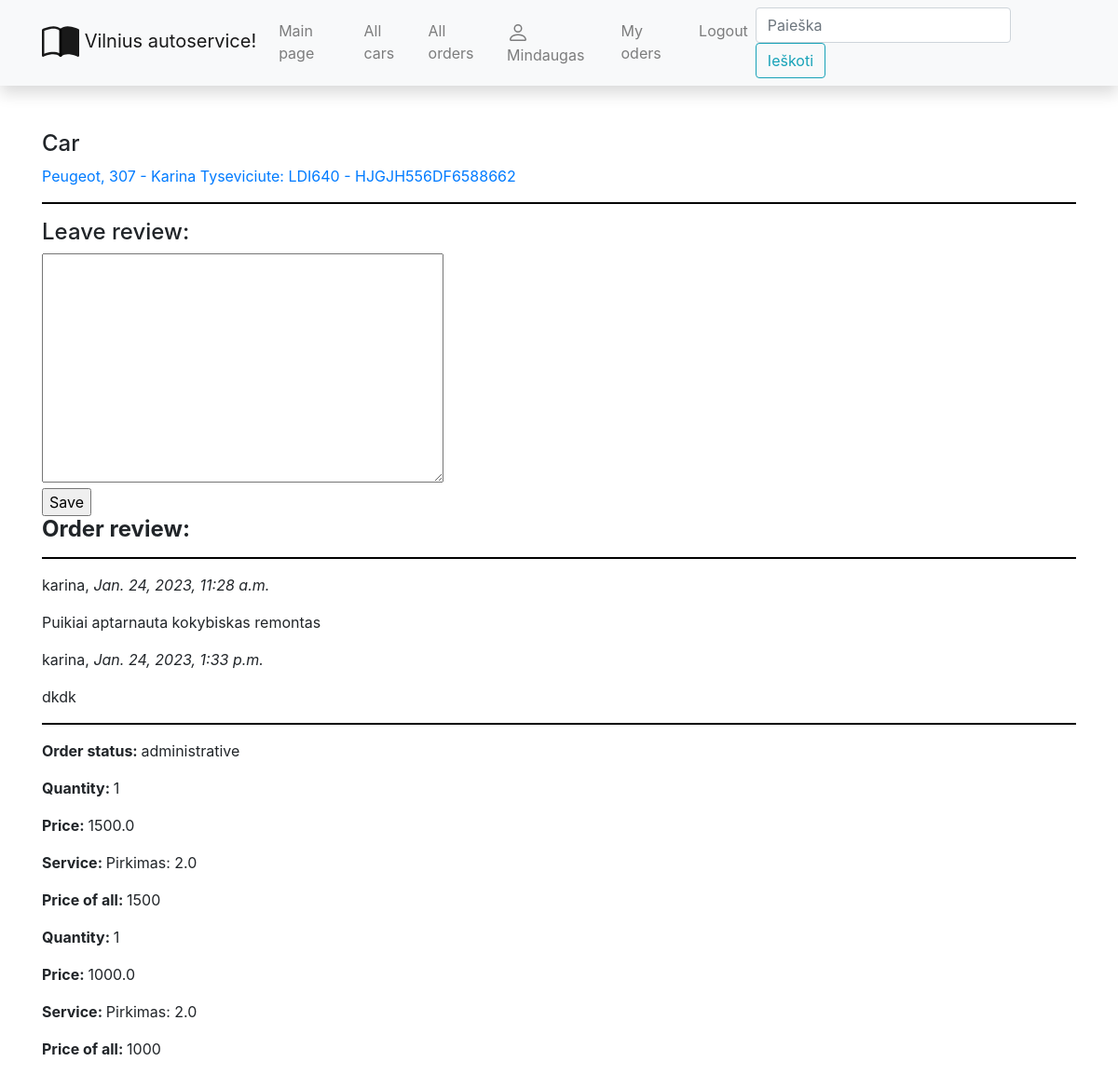
The page /autoservisas/orders/1 (signed in) on the database its author committed.
### autoservisas/models.py (models this page shows, shortened)
class Order(models.Model):
    date = models.DateTimeField('Date', null=True, blank=True)
    suma = models.FloatField('Sum', help_text='Enter a sum of order')
    car = models.ForeignKey('Car', on_delete=models.SET_NULL, null=True)
    returne = models.DateField('Return for client', null=True, blank=True)
    LOAN_STATUS = (
        ('a', 'administrative'),
        ('r', 'repair'),
        ('e', 'repaired'),
        ('g', 'given away')
    )
    status = models.CharField(
        max_length=1,
        choices=LOAN_STATUS,
        blank=True,
        default='a',
        help_text='Status'
    )
    owner = models.ForeignKey(User, on_delete=models.SET_NULL, null=True, blank=True)
    class Meta:
        verbose_name = "Order"
        verbose_name_plural = "Orders"

class Car(models.Model):
    valst_nr = models.CharField('Number', max_length=6, help_text='Enter the country registration number')
    vin_code = models.CharField('VIN_code', max_length=17, help_text='Enter a VIN code')
    client = models.CharField('Client', max_length=200, help_text='Enter client name and last name')
    description = HTMLField(default='Cia yra automobilio aprasymas')
    automodel = models.ForeignKey('AutoModel', on_delete=models.SET_NULL, null=True)
    cover = models.ImageField('Photo', upload_to='covers', null=True)
    class Meta:
        verbose_name = "Car"
        verbose_name_plural = "Cars"
    def __str__(self):
        return f"{self.automodel} - {self.client}: {self.valst_nr} - {self.vin_code}"

class AutoModel(models.Model):
    make = models.CharField('Make name', max_length=50, help_text='Enter a car make')
    model = models.CharField('Model name', max_length=50, help_text='Enter a car model')
    class Meta:
        verbose_name = "Automodel"
        verbose_name_plural = "Automodels"
    def __str__(self):
        return f"{self.make}, {self.model}"

class OrderReview(models.Model):
    order = models.ForeignKey('Order', on_delete=models.SET_NULL, null=True, blank=True)
    reviewer = models.ForeignKey(User, on_delete=models.SET_NULL, null=True, blank=True)
    date_created = models.DateTimeField(auto_now_add=True)
    content = models.TextField('Atsiliepimas', max_length=2000)

class OrderCar(models.Model):
    kiekis = models.IntegerField('How', help_text='Enter how much do you want to buy car')
    kaina = models.FloatField('Price', help_text='Enter a price')
    order = models.ForeignKey('Order', on_delete=models.SET_NULL, null=True)
    service = models.ForeignKey('Service', on_delete=models.SET_NULL, null=True)
    @property
    def get_sum_of_order(self):
        return self.kiekis * int(self.kaina)
    class Meta:
        verbose_name = "Ordercar"
        verbose_name_plural = "Ordercars"

class Service(models.Model):
    name = models.CharField('Name', max_length=200, help_text='Enter a service name')
    price = models.FloatField('Price', help_text='Enter a service price')
    class Meta:
        verbose_name = "Service"
        verbose_name_plural = "Services"
    def __str__(self):
        return f"{self.name}: {self.price}"

### autoservisas/views.py (the view, shortened to what this page needs)
# urls.py: path('orders/<int:pk>', views.OrderDetailView.as_view(), name='order-detail'),
class OrderDetailView(FormMixin, generic.DetailView):
    model = Order
    template_name = 'order_detail.html'
    form_class = OrderReviewForm
    class Meta:
        ordering = ['car']

### autoservisas/forms.py
class OrderReviewForm(forms.ModelForm):
    class Meta:
        model = OrderReview
        fields = ('content', 'order', 'reviewer')
        widgets = {'order': forms.HiddenInput(), 'reviewer': forms.HiddenInput()}

### autoservisas/templates/order_detail.html (shortened to what this page needs)
{% extends "base.html" %}
{% block content %}
<h4>Car</h4>
<p><a href="{% url 'car-detail' order.car.id %}"> {{ order.car }}</a></p>
<hr>
{% if user.is_authenticated %}
<div class="fieldWrapper">
<h4>Leave review:</h4>
    <form action="" method="post">
        {{ form.content }}
        <br>
        <input type="submit" value="Save">
    </form>
</div>
{% endif %}
<h4><strong>Order review: </strong></h4>
<hr>
{% if order.orderreview_set.all %}
{% for review in order.orderreview_set.all %}
<p>{{ review.reviewer }}, <em>{{ review.date_created }}</em></p>
<p>{{ review.content }}</p>
{% endfor %}
{% else %}
<p>Order hasn't reviews</p>
{% endif %}
<hr>
<p><strong>Order status: </strong>{{ order.get_status_display }}</p>
{% for order_car in order.ordercar_set.all %}
<p><strong>Quantity: </strong>{{ order_car.kiekis }}</p>
<p><strong>Price: </strong>{{ order_car.kaina }}</p>
<p><strong>Service: </strong>{{ order_car.service }}</p>
<p><strong>Price of all: </strong>{{ order_car.get_sum_of_order }}</p>
{% endfor %}
{% endblock %}

### autoservisas/templates/base.html (shortened to what this page needs)
<!DOCTYPE html>
<html lang="en">
  <head>
    <link
      rel="stylesheet"
      href="https://stackpath.bootstrapcdn.com/bootstrap/4.1.3/css/bootstrap.min.css"
    />
    <link
      rel="stylesheet"
      href="https://cdnjs.cloudflare.com/ajax/libs/font-awesome/4.7.0/css/font-awesome.min.css"
    />
    {% load static %}
    <link rel="stylesheet" href="{% static 'css/styles.css' %}" />
  </head>
  <body>
    <nav
      class="navbar navbar-expand-lg navbar-light bg-light static-top mb-5 shadow"
    >
      <div class="container">
        <a class="navbar-brand" href="#">
          Vilnius autoservice!</a
        >
        <div class="collapse navbar-collapse" id="navbarResponsive">
          <ul class="navbar-nav ml-auto">
            <li class="nav-item">
              <a class="nav-link" href="{% url 'index' %}">Main page</a>
            </li>
            <li class="nav-item">
              <a class="nav-link" href="{% url 'car' %}">All cars</a>
            </li>
            <li class="nav-item">
              <a class="nav-link" href="{% url 'orders' %}">All orders</a>
            </li>
              {% if user.is_authenticated %}
                <li class="nav-item"><a class="nav-link" href="#">
                    {{ user.get_username }}</a></li>
                <li class="nav-item"><a class="nav-link" href="{% url 'my-ordered' %}">My oders</a></li>
                <li class="nav-item"><a class="nav-link" href="{% url 'logout'%}?next=/autoservisas">Logout</a></li>
                {% else %}
                <li class="nav-item"><a class="nav-link" href="{% url 'login'%}?next={{request.path}}">Login</a>
                </li>
                <li class="nav-item"><a class="nav-link" href="{% url 'register' %}">Register</a></li>
                {% endif %}
          </ul>
          <form
            class="form-inline my-2 my-lg-0"
            action="{% url 'search' %}"
            method="get"
          >
            <input
              class="form-control mr-sm-2"
              type="search"
              placeholder="Paieška"
              aria-label="Search"
              name="query"
            />
            <button class="btn btn-outline-info my-2 my-sm-0" type="submit">
              Ieškoti
            </button>
          </form>
        </div>
      </div>
    </nav>
    <div class="container">
      {% block content %}{% endblock %}</div>
  </body>
</html>

### autoservisas/static/css/styles.css (style rules this page uses)
hr { width: 100%; background-color: black; height: 1px; border-color : transparent; }

### rows shown on the page
Order: car "Peugeot, 307 - Karina Tyseviciute: LDI640 - HJGJH556DF6588662", status "administrative"
OrderReview: reviewer "karina", date_created "Jan. 24, 2023, 11:28 a.m.", content "Puikiai aptarnauta kokybiskas remontas"
OrderReview: reviewer "karina", date_created "Jan. 24, 2023, 1:33 p.m.", content "dkdk"
OrderCar: kiekis "1", kaina "1500.0", service "Pirkimas: 2.0", get_sum_of_order "1500"
OrderCar: kiekis "1", kaina "1000.0", service "Pirkimas: 2.0", get_sum_of_order "1000"

### other values the page prints
{{ user.get_username }} "Mindaugas"
